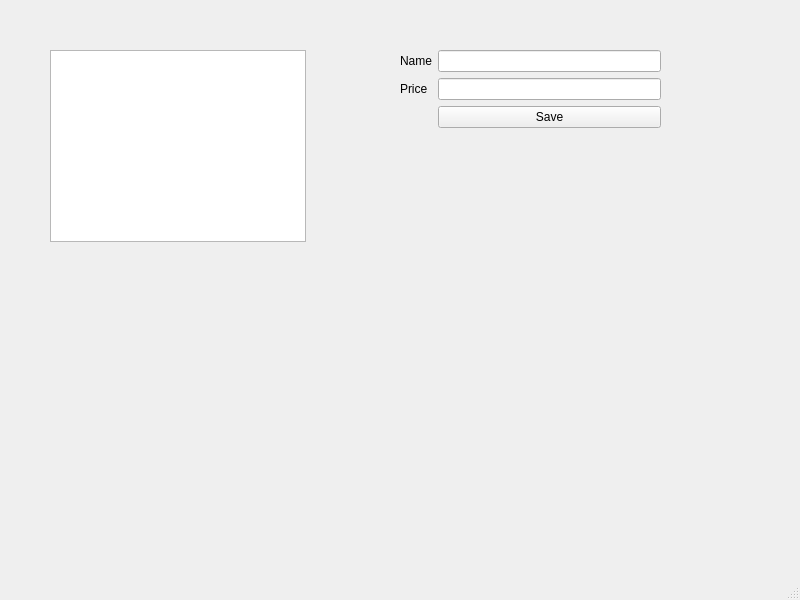
<?xml version="1.0" encoding="UTF-8"?>
<ui version="4.0">
 <class>MainWindow</class>
 <widget class="QMainWindow" name="MainWindow">
  <property name="geometry">
   <rect>
    <x>0</x>
    <y>0</y>
    <width>800</width>
    <height>600</height>
   </rect>
  </property>
  <property name="windowTitle">
   <string>MainWindow</string>
  </property>
  <widget class="QWidget" name="centralwidget">
   <widget class="QTableWidget" name="tableProducts">
    <property name="geometry">
     <rect>
      <x>50</x>
      <y>50</y>
      <width>256</width>
      <height>192</height>
     </rect>
    </property>
   </widget>
   <widget class="QWidget" name="formLayoutWidget">
    <property name="geometry">
     <rect>
      <x>400</x>
      <y>50</y>
      <width>261</width>
      <height>111</height>
     </rect>
    </property>
    <layout class="QFormLayout" name="formLayout">
     <item row="1" column="1">
      <widget class="QLineEdit" name="txtName"/>
     </item>
     <item row="2" column="1">
      <widget class="QLineEdit" name="txtPrice"/>
     </item>
     <item row="1" column="0">
      <widget class="QLabel" name="label">
       <property name="text">
        <string>Name</string>
       </property>
      </widget>
     </item>
     <item row="2" column="0">
      <widget class="QLabel" name="label_2">
       <property name="text">
        <string>Price</string>
       </property>
      </widget>
     </item>
     <item row="3" column="1">
      <widget class="QPushButton" name="btnSave">
       <property name="text">
        <string>Save</string>
       </property>
      </widget>
     </item>
    </layout>
   </widget>
  </widget>
  <widget class="QMenuBar" name="menubar">
   <property name="geometry">
    <rect>
     <x>0</x>
     <y>0</y>
     <width>800</width>
     <height>26</height>
    </rect>
   </property>
  </widget>
  <widget class="QStatusBar" name="statusbar"/>
 </widget>
 <resources/>
 <connections/>
</ui>
